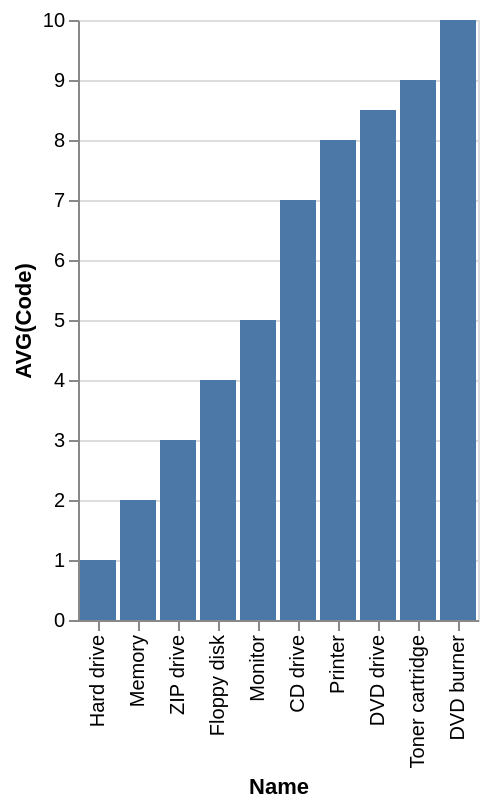

Write the Vega-Lite specification saved for this chart.
### Vega-Lite specification from a JSON file in a GitHub repository (floating-point values rounded to 4 significant figures)
{"data": {"values": [{"x_data": "Hard drive", "y_data": 1}, {"x_data": "Memory", "y_data": 2}, {"x_data": "ZIP drive", "y_data": 3}, {"x_data": "Floppy disk", "y_data": 4}, {"x_data": "Monitor", "y_data": 5}, {"x_data": "CD drive", "y_data": 7}, {"x_data": "Printer", "y_data": 8}, {"x_data": "DVD drive", "y_data": 8.5}, {"x_data": "Toner cartridge", "y_data": 9}, {"x_data": "DVD burner", "y_data": 10}]}, "mark": "bar", "encoding": {"x": {"field": "x_data", "type": "nominal", "title": "Name", "sort": {"op": "sum", "field": "y_data", "order": "ascending"}}, "y": {"field": "y_data", "type": "quantitative", "title": "AVG(Code)"}}}
